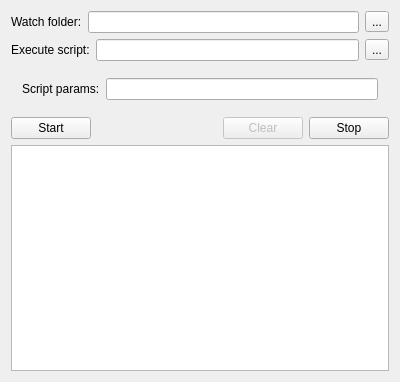
<?xml version="1.0" encoding="UTF-8"?>
<ui version="4.0">
 <class>MainWidget</class>
 <widget class="QWidget" name="MainWidget">
  <property name="geometry">
   <rect>
    <x>0</x>
    <y>0</y>
    <width>400</width>
    <height>382</height>
   </rect>
  </property>
  <property name="windowTitle">
   <string>Watch Folder</string>
  </property>
  <layout class="QVBoxLayout" name="verticalLayout">
   <item>
    <layout class="QHBoxLayout" name="horizontalLayout">
     <item>
      <widget class="QLabel" name="labelFolder">
       <property name="text">
        <string>Watch folder:</string>
       </property>
      </widget>
     </item>
     <item>
      <widget class="QLineEdit" name="lineEditFolder"/>
     </item>
     <item>
      <widget class="QToolButton" name="toolButtonFolder">
       <property name="text">
        <string>...</string>
       </property>
      </widget>
     </item>
    </layout>
   </item>
   <item>
    <layout class="QHBoxLayout" name="horizontalLayout_2">
     <item>
      <widget class="QLabel" name="labelScript">
       <property name="text">
        <string>Execute script:</string>
       </property>
      </widget>
     </item>
     <item>
      <widget class="QLineEdit" name="lineEditScript"/>
     </item>
     <item>
      <widget class="QToolButton" name="toolButtonScript">
       <property name="text">
        <string>...</string>
       </property>
      </widget>
     </item>
    </layout>
   </item>
   <item>
    <widget class="QFrame" name="frameParams">
     <property name="toolTip">
      <string>&lt;html&gt;&lt;head/&gt;&lt;body&gt;&lt;p&gt;Example params: ${dir} - watch folder, ${file} - file name&lt;/p&gt;&lt;/body&gt;&lt;/html&gt;</string>
     </property>
     <layout class="QHBoxLayout" name="horizontalLayout_4">
      <item>
       <widget class="QLabel" name="labelParams">
        <property name="toolTip">
         <string>&lt;html&gt;&lt;head/&gt;&lt;body&gt;&lt;p&gt;&lt;br/&gt;&lt;/p&gt;&lt;/body&gt;&lt;/html&gt;</string>
        </property>
        <property name="text">
         <string>Script params:</string>
        </property>
       </widget>
      </item>
      <item>
       <widget class="QLineEdit" name="lineEditParams">
        <property name="toolTip">
         <string>&lt;html&gt;&lt;head/&gt;&lt;body&gt;&lt;p&gt;&lt;br/&gt;&lt;/p&gt;&lt;/body&gt;&lt;/html&gt;</string>
        </property>
       </widget>
      </item>
     </layout>
    </widget>
   </item>
   <item>
    <layout class="QHBoxLayout" name="horizontalLayout_3">
     <item>
      <widget class="QPushButton" name="pushButtonStart">
       <property name="text">
        <string>Start</string>
       </property>
      </widget>
     </item>
     <item>
      <spacer name="horizontalSpacer">
       <property name="orientation">
        <enum>Qt::Horizontal</enum>
       </property>
       <property name="sizeHint" stdset="0">
        <size>
         <width>40</width>
         <height>20</height>
        </size>
       </property>
      </spacer>
     </item>
     <item>
      <widget class="QPushButton" name="pushButtonClear">
       <property name="enabled">
        <bool>false</bool>
       </property>
       <property name="text">
        <string>Clear</string>
       </property>
      </widget>
     </item>
     <item>
      <widget class="QPushButton" name="pushButtonStop">
       <property name="text">
        <string>Stop</string>
       </property>
      </widget>
     </item>
    </layout>
   </item>
   <item>
    <widget class="QTextEdit" name="textEditLogs">
     <property name="readOnly">
      <bool>true</bool>
     </property>
    </widget>
   </item>
  </layout>
 </widget>
 <layoutdefault spacing="6" margin="11"/>
 <resources/>
 <connections/>
</ui>
